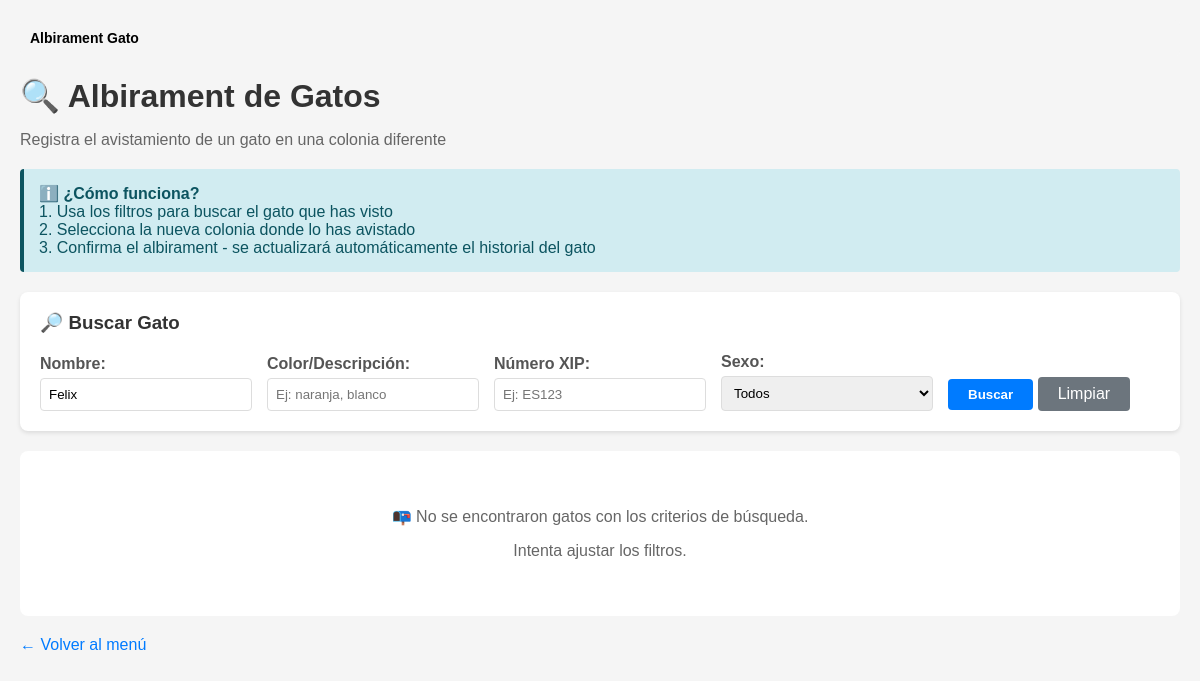
Page /BD249772780/albirament_gato.php?nombre=Felix (signed in) on the earlier database version.
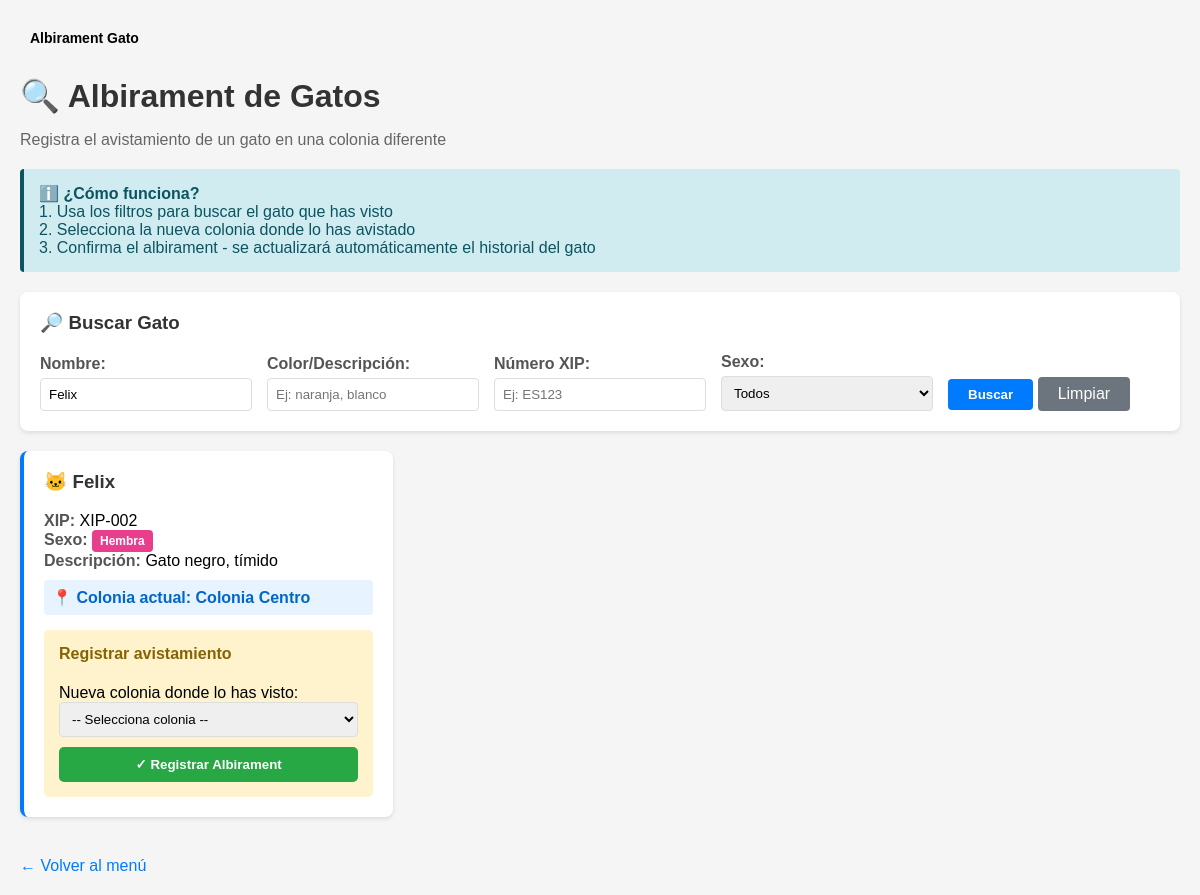
Same page on the later database version.
### tables this page shows
CREATE TABLE HISTORIAL(
    idHistorial INT PRIMARY KEY AUTO_INCREMENT,
    fechaLlegada DATE NOT NULL,
    fechaIda DATE,
    idGato INT NOT NULL,
    idColonia INT NOT NULL,
    CONSTRAINT FK_historial_gato
        FOREIGN KEY (idGato) REFERENCES GATO(idGato),
    CONSTRAINT FK_historial_colonia
        FOREIGN KEY (idColonia) REFERENCES COLONIA_FELINA(idColonia)
);

CREATE TABLE GATO(
    idGato INT PRIMARY KEY AUTO_INCREMENT,
    numXIP VARCHAR(200),
    nombre VARCHAR(200),
    sexo VARCHAR(50),
    descripcion TEXT,
    foto TEXT,
    idCementerio INT,
    CONSTRAINT FK_gato_cementerio
        FOREIGN KEY (idCementerio) REFERENCES CEMENTERIO(idCementerio)
);

CREATE TABLE COLONIA_FELINA(
    idColonia INT PRIMARY KEY AUTO_INCREMENT,
    nombre VARCHAR(200) NOT NULL,
    descripcion TEXT,
    coordenadas VARCHAR(200) NOT NULL,
    lugarReferencia VARCHAR(200),
    numeroGatos INT DEFAULT 0,
    idGrupoTrabajo INT,
    CONSTRAINT FK_colonia_grupotrabajo
        FOREIGN KEY (idGrupoTrabajo) REFERENCES GRUPO_TRABAJO(idGrupoTrabajo)
);

### BD249772780/albirament_gato.php (the view, shortened to what the changed rows need)
<?php
require_once '../header.php';
$con = mysqli_connect("localhost", "root", "", "BD2_Prac2");
$filtroNombre = $_GET['nombre'] ?? '';
$sql = "SELECT g.idGato, g.nombre, g.numXIP, g.sexo, g.descripcion,
               c.nombre as nombreColonia, h.idColonia
        FROM GATO g
        LEFT JOIN HISTORIAL h ON g.idGato = h.idGato AND h.fechaIda IS NULL
        LEFT JOIN COLONIA_FELINA c ON h.idColonia = c.idColonia
        WHERE g.idCementerio IS NULL";
$params = [];
$types = "";
if (!empty($filtroNombre)) {
    $sql .= " AND g.nombre LIKE ?";
    $params[] = "%$filtroNombre%";
    $types .= "s";
}
$sql .= " ORDER BY g.nombre";
$stmt = mysqli_prepare($con, $sql);
if (!empty($params)) {
    mysqli_stmt_bind_param($stmt, $types, ...$params);
}
mysqli_stmt_execute($stmt);
$resultado = mysqli_stmt_get_result($stmt);
?>
<!DOCTYPE html>
<html lang="es">
<head>
</head>
<body>
    <?php displayBreadcrumbs(); ?>
    <div class="container">
        <h1>🔍 Albirament de Gatos</h1>
        <?php if (mysqli_num_rows($resultado) > 0): ?>
            <div class="gatos-grid">
                <?php while ($gato = mysqli_fetch_assoc($resultado)): ?>
                    <div class="gato-card">
                        <h3>🐱 <?php echo htmlspecialchars($gato['nombre']); ?></h3>
                        <div class="gato-info">
                            <?php if ($gato['numXIP']): ?>
                                <strong>XIP:</strong> <?php echo htmlspecialchars($gato['numXIP']); ?><br>
                            <?php endif; ?>
                            <?php if ($gato['sexo']): ?>
                                <strong>Sexo:</strong>
                                <span class="badge-sexo <?php echo ($gato['sexo'] == 'M') ? 'badge-macho' : 'badge-hembra'; ?>">
                                    <?php echo ($gato['sexo'] == 'M') ? 'Macho' : 'Hembra'; ?>
                                </span><br>
                            <?php endif; ?>
                            <?php if ($gato['descripcion']): ?>
                                <strong>Descripción:</strong> <?php echo htmlspecialchars($gato['descripcion']); ?><br>
                            <?php endif; ?>
                        </div>
                        <?php if ($gato['nombreColonia']): ?>
                            <div class="colonia-actual">
                                📍 Colonia actual: <?php echo htmlspecialchars($gato['nombreColonia']); ?>
                            </div>
                        <?php endif; ?>
                        <form action="procesar_albirament.php" method="POST" class="form-albirament">
                            <h4>Registrar avistamiento</h4>
                            <label for="nuevaColonia_<?php echo $gato['idGato']; ?>">Nueva colonia donde lo has visto:</label>
                            <select name="idColoniaNueva" id="nuevaColonia_<?php echo $gato['idGato']; ?>" required>
                                <option value="">-- Selecciona colonia --</option>
                            </select>
                            <button type="submit" class="btn-registrar">✓ Registrar Albirament</button>
                        </form>
                    </div>
                <?php endwhile; ?>
            </div>
        <?php else: ?>
            <div class="no-resultados">
                <p>📭 No se encontraron gatos con los criterios de búsqueda.</p>
                <p>Intenta ajustar los filtros.</p>
            </div>
        <?php endif; ?>
    </div>
</body>
</html>

### header.php (shortened to what the changed rows need)
<?php
function displayBreadcrumbs() {
    echo '<nav style="background-color: #f5f5f5; padding: 10px; margin-bottom: 20px; border-radius: 5px;">';
    echo '<div style="font-size: 14px;">';
    $total = count($_SESSION['breadcrumbs']);
    foreach ($_SESSION['breadcrumbs'] as $index => $crumb) {
        if ($index < $total - 1) {
            $url = $crumb['url'];
            $separator = (strpos($url, '?') !== false) ? '&' : '?';
            $url .= $separator . 'breadcrumb_index=' . ($index + 1);
            echo '<a href="' . htmlspecialchars($url) . '" style="color: #0066cc; text-decoration: none;">';
            echo htmlspecialchars($crumb['titulo']);
            echo '</a>';
            echo ' <span style="color: #666;"> / </span> ';
        } else {
            echo '<strong>' . htmlspecialchars($crumb['titulo']) . '</strong>';
        }
    }
    echo '</div>';
    echo '</nav>';
}
?>

Differences in the rows shown:
now on this page (row edited): historial: idGato.nombre "Felix", idGato.numXIP "XIP-002", idGato.descripcion "Gato negro, tímido", idColonia.nombre "Colonia Centro"
Other differences:
text no longer shown: "📭 No se encontraron gatos con los criterios de búsqueda. Intenta ajustar los filtros."
